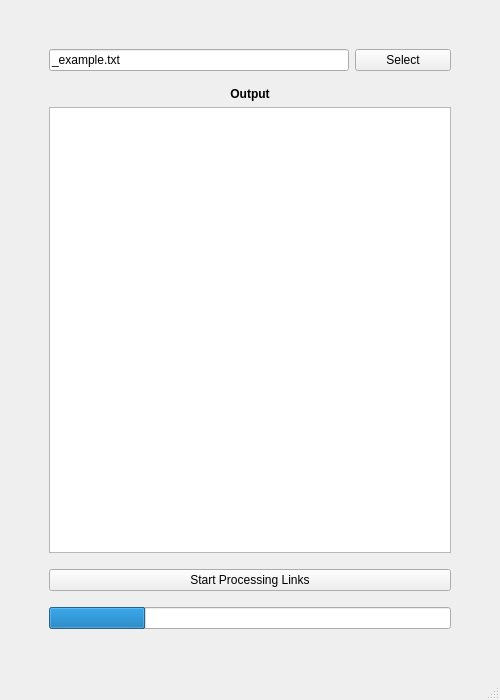
<?xml version="1.0" encoding="UTF-8"?>
<ui version="4.0">
 <class>MainWindow</class>
 <widget class="QMainWindow" name="MainWindow">
  <property name="geometry">
   <rect>
    <x>0</x>
    <y>0</y>
    <width>500</width>
    <height>700</height>
   </rect>
  </property>
  <property name="sizePolicy">
   <sizepolicy hsizetype="Minimum" vsizetype="Minimum">
    <horstretch>0</horstretch>
    <verstretch>0</verstretch>
   </sizepolicy>
  </property>
  <property name="minimumSize">
   <size>
    <width>500</width>
    <height>700</height>
   </size>
  </property>
  <property name="windowTitle">
   <string>MainWindow</string>
  </property>
  <widget class="QWidget" name="centralwidget">
   <layout class="QGridLayout" name="gridLayout">
    <item row="0" column="1">
     <spacer name="verticalSpacer">
      <property name="orientation">
       <enum>Qt::Vertical</enum>
      </property>
      <property name="sizeType">
       <enum>QSizePolicy::Fixed</enum>
      </property>
      <property name="sizeHint" stdset="0">
       <size>
        <width>20</width>
        <height>40</height>
       </size>
      </property>
     </spacer>
    </item>
    <item row="4" column="1" colspan="4">
     <widget class="QTextEdit" name="outputText">
      <property name="readOnly">
       <bool>true</bool>
      </property>
     </widget>
    </item>
    <item row="4" column="0">
     <spacer name="horizontalSpacer">
      <property name="orientation">
       <enum>Qt::Horizontal</enum>
      </property>
      <property name="sizeType">
       <enum>QSizePolicy::Fixed</enum>
      </property>
      <property name="sizeHint" stdset="0">
       <size>
        <width>40</width>
        <height>20</height>
       </size>
      </property>
     </spacer>
    </item>
    <item row="5" column="1">
     <spacer name="verticalSpacer_4">
      <property name="orientation">
       <enum>Qt::Vertical</enum>
      </property>
      <property name="sizeType">
       <enum>QSizePolicy::Fixed</enum>
      </property>
      <property name="sizeHint" stdset="0">
       <size>
        <width>20</width>
        <height>10</height>
       </size>
      </property>
     </spacer>
    </item>
    <item row="8" column="1" colspan="4">
     <widget class="QProgressBar" name="progressBar">
      <property name="value">
       <number>24</number>
      </property>
      <property name="textVisible">
       <bool>false</bool>
      </property>
      <property name="invertedAppearance">
       <bool>false</bool>
      </property>
     </widget>
    </item>
    <item row="7" column="1">
     <spacer name="verticalSpacer_5">
      <property name="orientation">
       <enum>Qt::Vertical</enum>
      </property>
      <property name="sizeType">
       <enum>QSizePolicy::Fixed</enum>
      </property>
      <property name="sizeHint" stdset="0">
       <size>
        <width>20</width>
        <height>10</height>
       </size>
      </property>
     </spacer>
    </item>
    <item row="4" column="5">
     <spacer name="horizontalSpacer_3">
      <property name="orientation">
       <enum>Qt::Horizontal</enum>
      </property>
      <property name="sizeType">
       <enum>QSizePolicy::Fixed</enum>
      </property>
      <property name="sizeHint" stdset="0">
       <size>
        <width>40</width>
        <height>20</height>
       </size>
      </property>
     </spacer>
    </item>
    <item row="2" column="1">
     <spacer name="verticalSpacer_3">
      <property name="orientation">
       <enum>Qt::Vertical</enum>
      </property>
      <property name="sizeType">
       <enum>QSizePolicy::Fixed</enum>
      </property>
      <property name="sizeHint" stdset="0">
       <size>
        <width>20</width>
        <height>10</height>
       </size>
      </property>
     </spacer>
    </item>
    <item row="6" column="1" colspan="4">
     <widget class="QPushButton" name="startBttn">
      <property name="text">
       <string>Start Processing Links</string>
      </property>
     </widget>
    </item>
    <item row="9" column="1">
     <spacer name="verticalSpacer_2">
      <property name="orientation">
       <enum>Qt::Vertical</enum>
      </property>
      <property name="sizeType">
       <enum>QSizePolicy::Fixed</enum>
      </property>
      <property name="sizeHint" stdset="0">
       <size>
        <width>20</width>
        <height>40</height>
       </size>
      </property>
     </spacer>
    </item>
    <item row="1" column="4">
     <widget class="QPushButton" name="findPathBttn">
      <property name="text">
       <string>Select</string>
      </property>
     </widget>
    </item>
    <item row="1" column="1" colspan="3">
     <widget class="QLineEdit" name="pathLine">
      <property name="text">
       <string>_example.txt</string>
      </property>
      <property name="alignment">
       <set>Qt::AlignLeading|Qt::AlignLeft|Qt::AlignVCenter</set>
      </property>
      <property name="placeholderText">
       <string>_example.txt</string>
      </property>
     </widget>
    </item>
    <item row="3" column="1" colspan="4">
     <widget class="QLabel" name="label">
      <property name="text">
       <string>&lt;html&gt;&lt;head/&gt;&lt;body&gt;&lt;p align=&quot;center&quot;&gt;&lt;span style=&quot; font-weight:700;&quot;&gt;Output&lt;/span&gt;&lt;/p&gt;&lt;/body&gt;&lt;/html&gt;</string>
      </property>
     </widget>
    </item>
   </layout>
  </widget>
  <widget class="QStatusBar" name="statusbar"/>
 </widget>
 <resources/>
 <connections/>
</ui>
